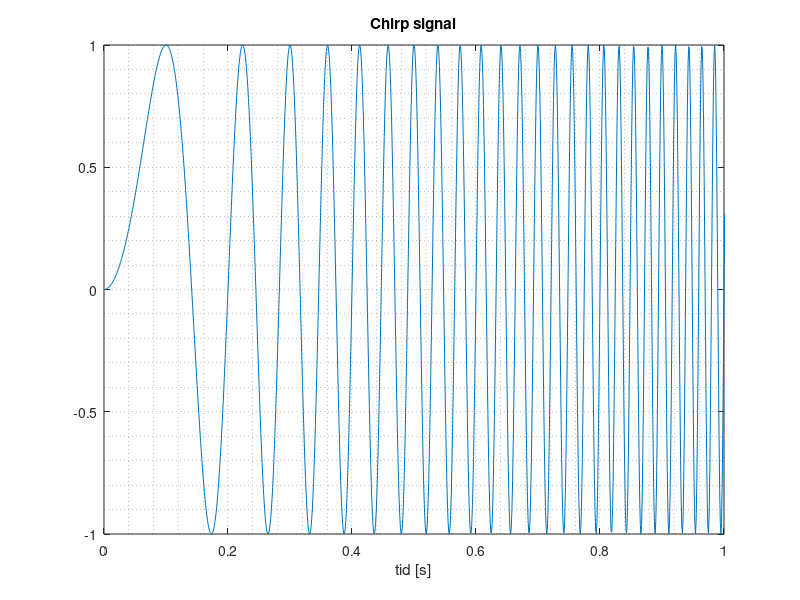

MATLAB code for this plot:

%   Caseprojekt 4: Fri DSP-opgave
%   Team 4: Lasse A. Frederiksen, Kim C. Nielsen og Mads Villadsen
%   Dato: 14-03-2018

clear; close all; clc

%%  Opgave 1

%  Chirp signal specs:
fs = 1000;
f1 = 500;
Tdur = 10;
N  = Tdur*fs;
n  = 0:N-1;
Ts = 1/fs;
chirp = sin(pi*(f1/fs*n/N).*n);     %   Chrip signal

figure
plot(n*Ts, chirp), xlim([0 1]), xlabel('tid [s]'), title('Chirp signal')
grid minor

%%  Opgave 2

%%  Opgave 3

%%  Opgave 4